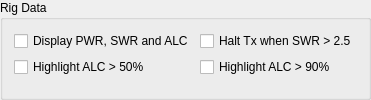
            <widget class="QGroupBox" name="rig_data_group_box">
             <property name="sizePolicy">
              <sizepolicy hsizetype="Preferred" vsizetype="Preferred">
               <horstretch>0</horstretch>
               <verstretch>0</verstretch>
              </sizepolicy>
             </property>
             <property name="minimumSize">
              <size>
               <width>0</width>
               <height>0</height>
              </size>
             </property>
             <property name="maximumSize">
              <size>
               <width>16777215</width>
               <height>16777215</height>
              </size>
             </property>
             <property name="title">
              <string>Rig Data</string>
             </property>
             <layout class="QGridLayout" name="gridLayout_25">
              <item row="0" column="0">
               <widget class="QCheckBox" name="PWR_and_SWR_check_box">
                <property name="toolTip">
                 <string>&lt;html&gt;&lt;head/&gt;&lt;body&gt;&lt;p&gt;Read and display transmit PWR, SWR and ALC of your rig.&lt;/p&gt;&lt;/body&gt;&lt;/html&gt;</string>
                </property>
                <property name="text">
                 <string>Display PWR, SWR and ALC</string>
                </property>
               </widget>
              </item>
              <item row="2" column="0">
               <spacer name="verticalSpacer">
                <property name="orientation">
                 <enum>Qt::Vertical</enum>
                </property>
                <property name="sizeHint" stdset="0">
                 <size>
                  <width>0</width>
                  <height>0</height>
                 </size>
                </property>
               </spacer>
              </item>
              <item row="0" column="3">
               <widget class="QCheckBox" name="check_SWR_check_box">
                <property name="toolTip">
                 <string>&lt;html&gt;&lt;head/&gt;&lt;body&gt;&lt;p&gt;Stop transmitting immediately when SWR exceeds 2.5.&lt;/p&gt;&lt;/body&gt;&lt;/html&gt;</string>
                </property>
                <property name="text">
                 <string>Halt Tx when SWR &gt; 2.5</string>
                </property>
               </widget>
              </item>
              <item row="1" column="0">
               <widget class="QCheckBox" name="highlight_ALC1_check_box">
                <property name="text">
                 <string>Highlight ALC &gt; 50%</string>
                </property>
               </widget>
              </item>
              <item row="1" column="3">
               <widget class="QCheckBox" name="highlight_ALC2_check_box">
                <property name="text">
                 <string>Highlight ALC &gt; 90%</string>
                </property>
               </widget>
              </item>
             </layout>
            </widget>
